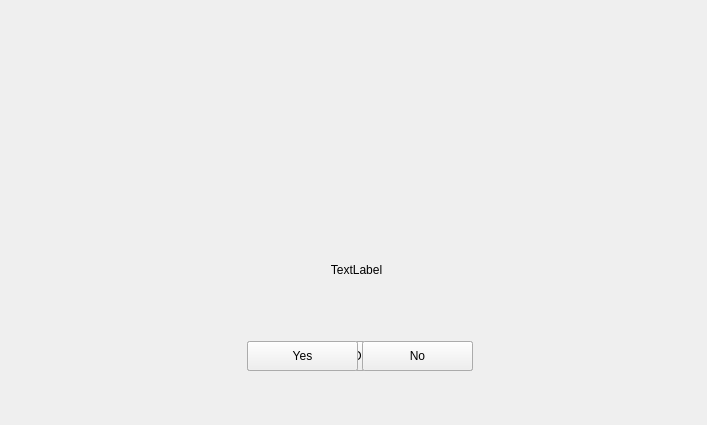
<?xml version="1.0" encoding="UTF-8"?>
<ui version="4.0">
 <class>messageForm</class>
 <widget class="QWidget" name="messageForm">
  <property name="geometry">
   <rect>
    <x>0</x>
    <y>0</y>
    <width>707</width>
    <height>425</height>
   </rect>
  </property>
  <property name="sizePolicy">
   <sizepolicy hsizetype="Preferred" vsizetype="Preferred">
    <horstretch>1</horstretch>
    <verstretch>1</verstretch>
   </sizepolicy>
  </property>
  <property name="windowTitle">
   <string>Form</string>
  </property>
  <widget class="QPushButton" name="message_ok">
   <property name="geometry">
    <rect>
     <x>247</x>
     <y>341</y>
     <width>226</width>
     <height>30</height>
    </rect>
   </property>
   <property name="text">
    <string>Ok</string>
   </property>
   <property name="type" stdset="0">
    <string>green</string>
   </property>
  </widget>
  <widget class="QLabel" name="message_text">
   <property name="geometry">
    <rect>
     <x>16</x>
     <y>214</y>
     <width>681</width>
     <height>111</height>
    </rect>
   </property>
   <property name="text">
    <string>TextLabel</string>
   </property>
   <property name="alignment">
    <set>Qt::AlignCenter</set>
   </property>
  </widget>
  <widget class="QPushButton" name="message_accept">
   <property name="geometry">
    <rect>
     <x>247</x>
     <y>341</y>
     <width>111</width>
     <height>30</height>
    </rect>
   </property>
   <property name="text">
    <string>Accept</string>
   </property>
   <property name="type" stdset="0">
    <string>green</string>
   </property>
  </widget>
  <widget class="QPushButton" name="message_refuse">
   <property name="geometry">
    <rect>
     <x>362</x>
     <y>341</y>
     <width>111</width>
     <height>30</height>
    </rect>
   </property>
   <property name="text">
    <string>Refuse</string>
   </property>
   <property name="type" stdset="0">
    <string>green</string>
   </property>
  </widget>
  <widget class="QPushButton" name="message_yes">
   <property name="geometry">
    <rect>
     <x>247</x>
     <y>341</y>
     <width>111</width>
     <height>30</height>
    </rect>
   </property>
   <property name="text">
    <string>Yes</string>
   </property>
   <property name="type" stdset="0">
    <string>green</string>
   </property>
  </widget>
  <widget class="QPushButton" name="message_no">
   <property name="geometry">
    <rect>
     <x>362</x>
     <y>341</y>
     <width>111</width>
     <height>30</height>
    </rect>
   </property>
   <property name="text">
    <string>No</string>
   </property>
   <property name="type" stdset="0">
    <string>green</string>
   </property>
  </widget>
 </widget>
 <resources/>
 <connections/>
</ui>
